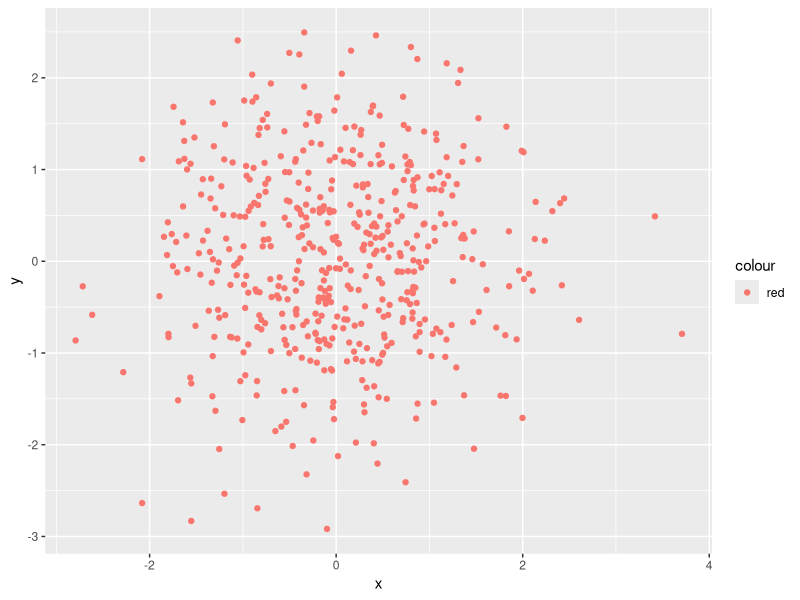
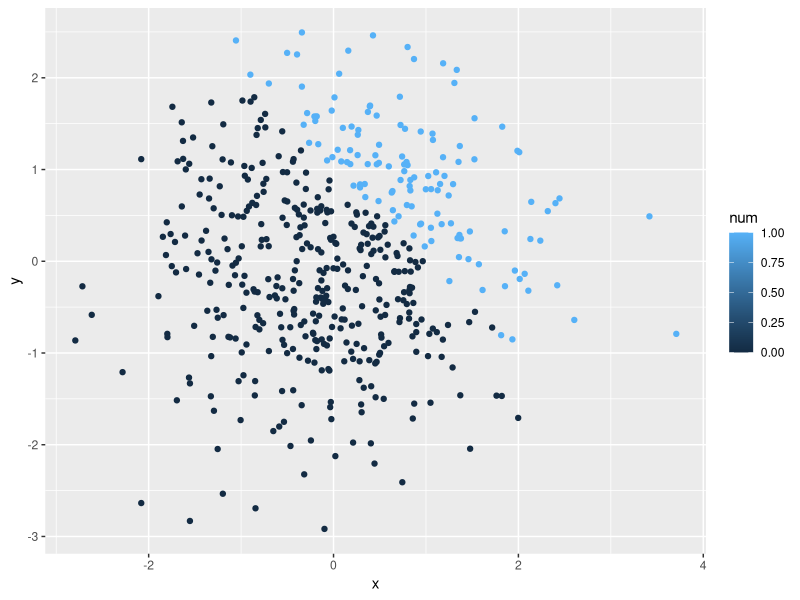
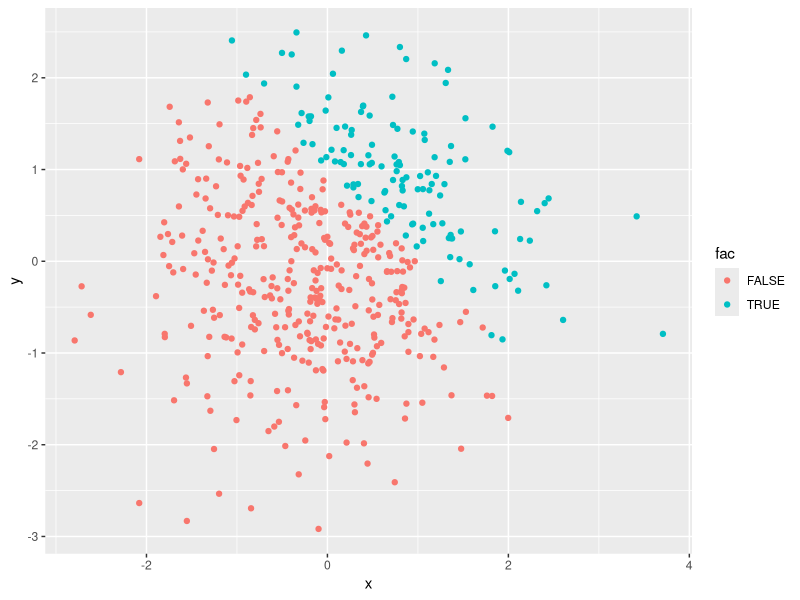
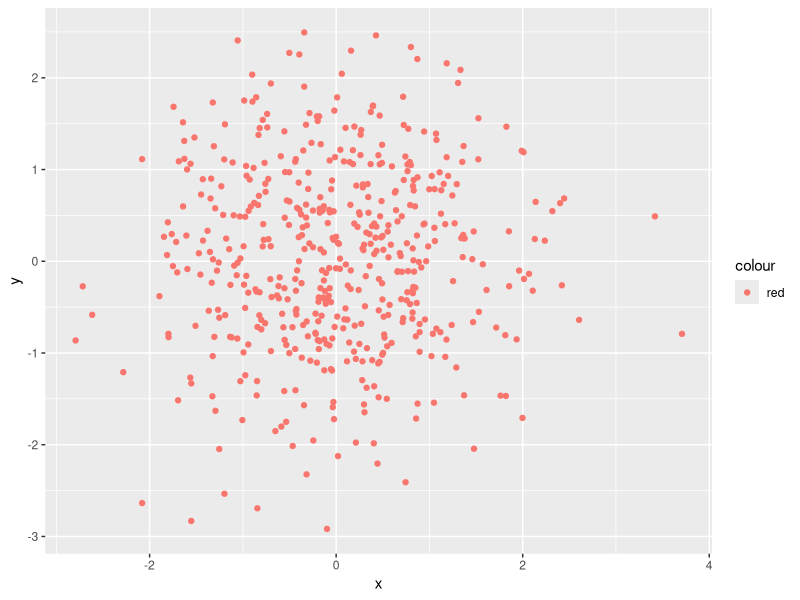

Write R code to recreate these figures, in order.
## ---- chunk 1
library(tidyverse)

ran_sample = rnorm(8)
vec_logic = ifelse(ran_sample > 0, TRUE, FALSE)
vec_char = c("A", "B", "C", "D", "E", "F", "G", "H")
vec_factor = factor(c("low", "low", "medium", "medium", "high", "high", "low", "high"))

question_1_df = tibble(
  ran_sample,
  vec_logic,
  vec_char,
  vec_factor
)

mean(ran_sample)
mean(vec_logic)
mean(vec_char)
mean(vec_factor)
## ---- chunk 2
as.numeric(vec_logic)
as.numeric(vec_char)
as.numeric(vec_factor)
## ---- chunk 3
A = as.numeric(vec_logic) * ran_sample
B = as.factor(vec_logic) * ran_sample
C = as.numeric(as.factor(vec_logic)) * ran_sample
## ---- chunk 4
x = rnorm(500)
y = rnorm(500)
vec_logic_1 = ifelse((x + y) > 1, TRUE, FALSE)
num = as.numeric(vec_logic_1)
fac = as.factor(vec_logic_1)

question_2_df = tibble(
  x,
  y,
  vec_logic_1,
  num,
  fac
)
## ---- chunk 5
ggplot(question_2_df, aes(x = x, y = y, color = "red")) + geom_point()

ggsave("myplot.pdf")

ggplot(question_2_df, aes(x = x, y = y, color = num)) + geom_point()
       
ggplot(question_2_df, aes(x = x, y = y, color = fac)) + geom_point()

